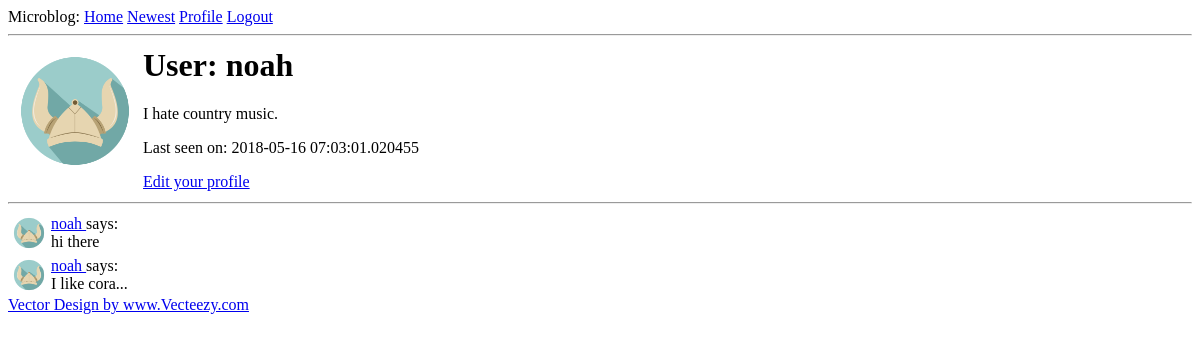
The app's page /user/noah (signed in), older data.
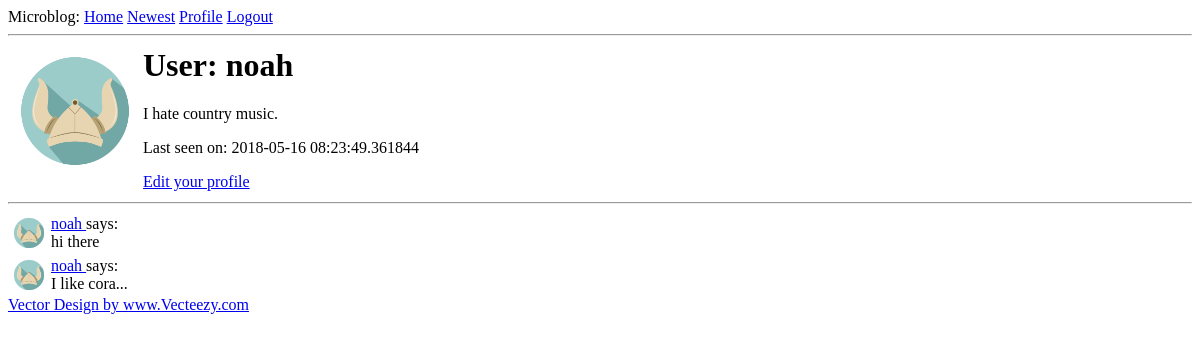
The same page, newer data.
### app/models.py (models this page shows, shortened)
class User(UserMixin, db.Model):
    id = db.Column(db.Integer, primary_key=True)
    username = db.Column(db.String(64), index=True, unique=True)
    email = db.Column(db.String(120), index=True, unique=True)
    password_hash = db.Column(db.String(128))
    posts = db.relationship('Post', backref='author', lazy='dynamic')
    avatar = db.Column(db.String(24), default="helmet.png")
    clout = db.Column(db.Integer, index=True, default=0)
    about_me = db.Column(db.String(140))
    last_seen = db.Column(db.DateTime, default=datetime.utcnow)
    enable_last_seen = db.Column(db.Boolean, default=True)
    old_username = db.Column(db.String(64))
    username_last_changed = db.Column(db.DateTime, default=datetime.utcnow)
    followed = db.relationship(
        'User', secondary=followers,
        primaryjoin=(followers.c.follower_id == id),
        secondaryjoin=(followers.c.followed_id == id),
        backref=db.backref('followers', lazy='dynamic'), lazy='dynamic')
    def get_avatar(self):
        return '/static/avatars/' + self.avatar

class Post(db.Model):
    id = db.Column(db.Integer, primary_key=True)
    body = db.Column(db.String(1400))
    timestamp = db.Column(db.DateTime, index=True, default=datetime.utcnow)
    user_id = db.Column(db.Integer, db.ForeignKey('user.id'), index=True)

### app/routes.py (the view)
@app.route('/user/<username>')
@login_required
def user(username):
    user = User.query.filter_by(username=username).first_or_404()
    page = request.args.get('page', 1, type=int)
    posts = user.posts.order_by(Post.timestamp.desc()).paginate(
        page, app.config['POSTS_PER_PAGE'], False)
    next_url = url_for('user', username=user.username, page=posts.next_num) \
        if posts.has_next else None
    prev_url = url_for('user', username=user.username, page=posts.prev_num) \
        if posts.has_prev else None
    return render_template('user.html', user=user, posts=posts.items,
                           next_url=next_url, prev_url=prev_url)

### app/models.py (called while the page is built)
@login.user_loader
def load_user(id):
    return User.query.get(int(id))

### app/routes.py (called while the page is built)
@app.before_request
def before_request():
    if current_user.is_authenticated:
        current_user.last_seen = datetime.utcnow()
        db.session.commit()

### app/templates/user.html (shortened to what this page needs)
{% extends "base.html" %}
{% block content %}
    <table>
        <tr valign="top">
            <td><img src="{{ user.get_avatar() }}" height="128px"></td>
            <td>
                <h1>User: {{ user.username }}</h1>
                {% if user.about_me %}<p>{{ user.about_me }}</p>{% endif %}
                {% if user.enable_last_seen %}<p>Last seen on: {{ user.last_seen }}</p>{% endif %}
                {% if user == current_user %}
                    <p><a href="{{ url_for('edit_profile') }}">Edit your profile</a></p>
                {% elif not current_user.is_following(user) %}
                    <p><a href="{{ url_for('follow', username=user.username) }}">Follow</a></p>
                {% else %}
                    <p><a href="{{ url_for('unfollow', username=user.username) }}">Unfollow</a></p>
                {% endif %}
            </td>
        </tr>
    </table>
    <hr>
    {% for post in posts %}
        {% include '_post.html' %}
    {% endfor %}
{% endblock %}

### app/templates/base.html (shortened to what this page needs)
<html>
<head>
</head>
<body>
<div>
    Microblog:
    <a href="{{ url_for('index') }}">Home</a>
    {% if current_user.is_anonymous %}
        <a href="{{ url_for('login') }}">Login</a>
    {% else %}
        <a href="{{ url_for('newest') }}">Newest</a>
        <a href="{{ url_for('user', username=current_user.username) }}">Profile</a>
        <a href="{{ url_for('logout') }}">Logout</a>
    {% endif %}
</div>
<hr>
{% block content %}{% endblock %}
<footer>
    <a href="https://www.vecteezy.com">Vector Design by www.Vecteezy.com</a>
</footer>
</body>
</html>

### app/templates/_post.html
<table>
    <tr valign="top">
        <td><img src="{{ post.author.get_avatar() }}" height="36"></td>
        <td>
            <a href="{{ url_for('user', username=post.author.username) }}">
                    {{ post.author.username }} </a>
            says:<br>{{ post.body }}</td>
    </tr>
</table>

Row changes from the older to the newer data that the page shows:
changed User "noah": last_seen "2018-05-16 07:03:01.020455" → "2018-05-16 08:23:49.361844"
